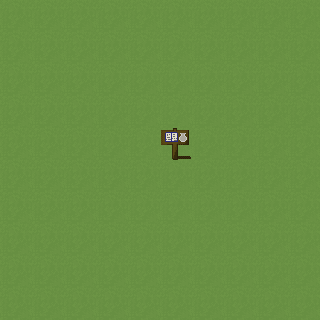

The image is a tile-based game level rendered from a .tmx file. Its description and complete source (layers, tilesets, objects, tile grids) follow:
An orthogonal 10x10 tile map with 32x32 px tiles, 1 tile layer (Tile Layer 1).

<map version="1.0" orientation="orthogonal" renderorder="right-down" width="10" height="10" tilewidth="32" tileheight="32" nextobjectid="1">
 <tileset firstgid="1" name="tileset" tilewidth="32" tileheight="32" tilecount="192">
  <image source="tileset.png" trans="ff00ff" width="384" height="512" />
 </tileset>
 <layer name="Tile Layer 1" width="10" height="10">
  <data encoding="csv">
13,13,13,13,13,13,13,13,13,13,
13,13,13,13,13,13,13,13,13,13,
13,13,13,13,13,13,13,13,13,13,
13,13,13,13,13,13,13,13,13,13,
13,13,13,13,13,124,13,13,13,13,
13,13,13,13,13,13,13,13,13,13,
13,13,13,13,13,13,13,13,13,13,
13,13,13,13,13,13,13,13,13,13,
13,13,13,13,13,13,13,13,13,13,
13,13,13,13,13,13,13,13,13,13
</data>
 </layer>
</map>
